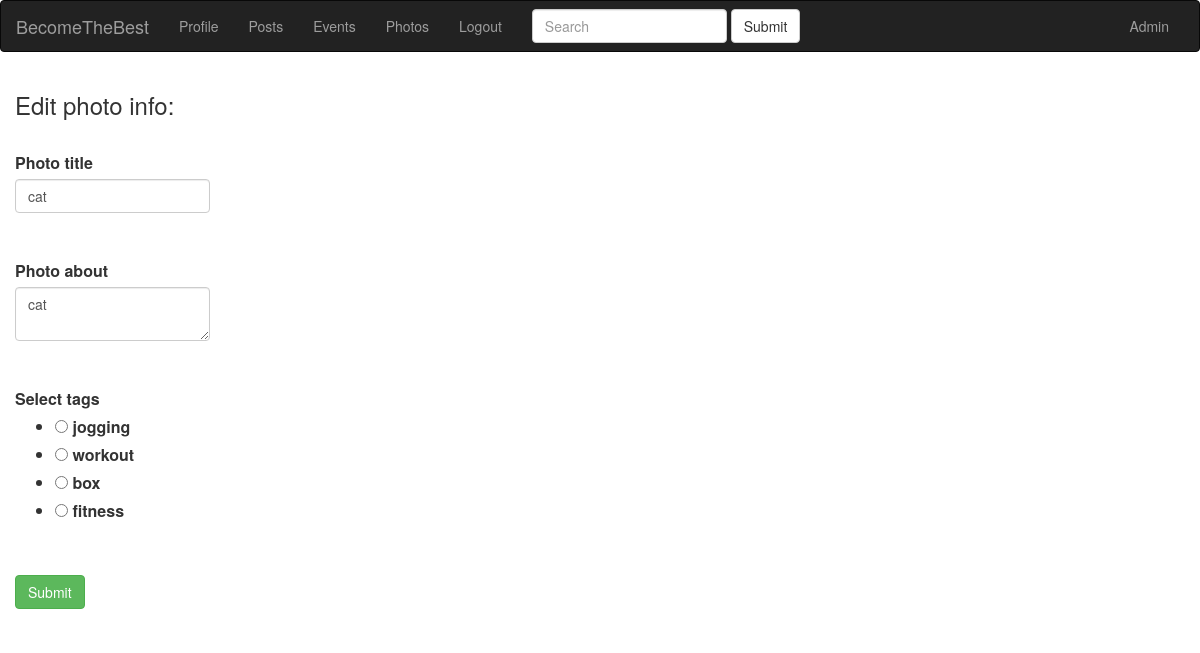
The page /photo/1/edit (signed in) on the database as committed earlier.
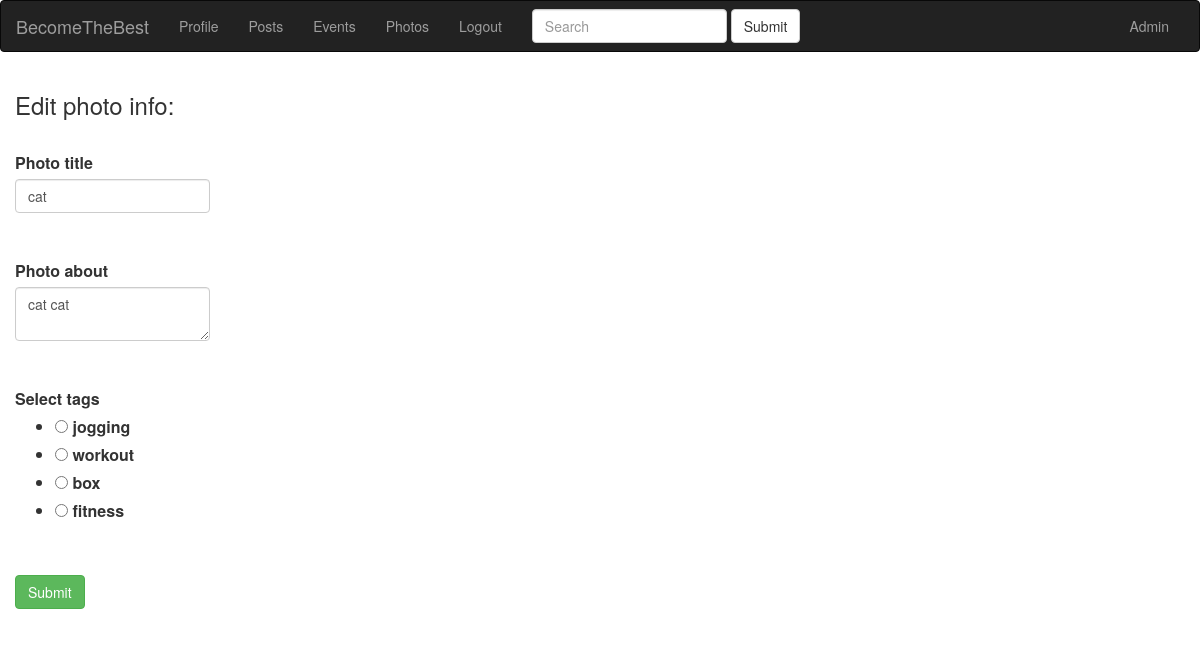
The same page on the database as committed later.
### app/models.py (models this page shows)
class Photo(db.Model):
    id = db.Column(db.Integer, primary_key=True)
    photo_title = db.Column(db.String(100))
    photo_description = db.Column(db.String(255))
    slug = db.Column(db.String(140), unique=True)
    created = db.Column(db.DateTime, index=True, default=datetime.utcnow)
    user_id = db.Column(db.Integer, db.ForeignKey('user.id'))
    tags = db.relationship(
        'Tag', secondary=photo_tags, backref=db.backref('photos_tags', lazy='dynamic'))

### app/blueprints/photos/blueprint.py (the view, shortened to what this page needs)
@photos.route('/<slug>/edit', methods=['GET', 'POST'])
@login_required
def edit_info(slug):
    photo = Photo.query.filter(Photo.id==slug).first()
    form = PhotoForm(formdata=request.form, obj=photo)
    form = PhotoForm(obj=photo)
    return render_template('photos/edit_info.html', form=form)

### app/blueprints/photos/forms.py
class PhotoForm(FlaskForm):
    photo_title = StringField('Photo title', validators=[DataRequired()])
    photo_description = TextAreaField('Photo about', validators=[DataRequired()])
    tags = RadioField(
        'Select tags', choices=tag_choices, validators=[DataRequired()])
    submit = SubmitField('Submit')

### app/models.py (called while the page is built)
@login.user_loader
def load_user(id):
    return User.query.get(int(id))

    def __repr__(self):
        return '{}'.format(self.name)

### app/view.py (called while the page is built)
@app.before_request
def before_request():
    if current_user.is_authenticated:
        current_user.last_seen = datetime.utcnow()
        db.session.commit()

### app/blueprints/photos/templates/photos/edit_info.html (shortened to what this page needs)
{% extends 'base.html' %} {% block title %} Edit photo {% endblock %} {% block content_title %}
<h3>Edit photo info:</h3>
{% endblock %} {% block content %} {% if form %}
<div>
    <form action="" method="POST">
        <div class="form-group">
            <br>{{ form.photo_title.label(class='control-label') }}
            <br> {{ form.photo_title(class='form-control') }}
            <br>
            <br> {{ form.photo_description.label(class='control-label') }}
            <br> {{ form.photo_description(class='form-control') }}
            <br>
            <br>{{ form.tags.label(class='control-label') }}
            <br> {{ form.tags() }}
            <br>
        </div>
        {{ form.submit(class="btn btn-success") }}
    </form>
</div>
{% endif %} {% endblock %}

Rows that differ between the two databases and show on the page:
changed Photo "cat": photo_description "cat" → "cat cat"
